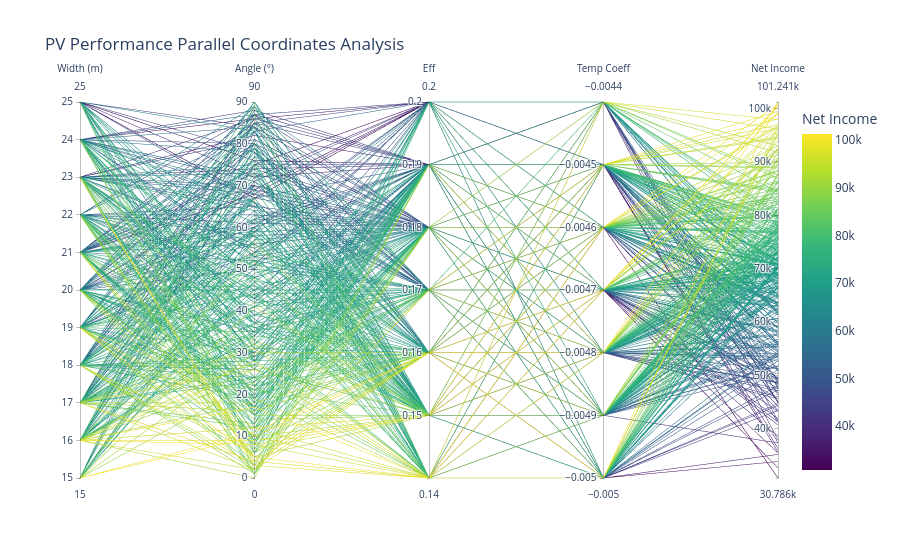

Here is the notebook cell this chart was saved with:
### Markdown cell above
parallel coordinate

### Code cell
import sqlite3
import pandas as pd
import plotly.express as px

# ===== 1. 加载数据 =====
db_path = r"E:\Research\GEG\PV_RESU.db"
conn = sqlite3.connect(db_path)
df = pd.read_sql_query("SELECT * FROM resu", conn)
conn.close()

# 为了让图表更清晰，我们可以给列名换成更易读的标签
# 如果 ID 列对分析没意义，可以剔除
plot_df = df[['Width_Building', 'Angle_PV', 'Module_Efficiency', 
              'Temperature_Coefficient', 'Netto']]

# ===== 3. 创建平行坐标图 =====
fig = px.parallel_coordinates(
    plot_df, 
    color="Netto",  # 以 Netto 作为颜色映射，一眼分出好坏
    labels={
        "Width_Building": "Width (m)",
        "Angle_PV": "Angle (°)",
        "Module_Efficiency": "Eff",
        "Temperature_Coefficient": "Temp Coeff",        
        "Netto": "Net Income"
    },
    color_continuous_scale=px.colors.sequential.Viridis, # 使用 Viridis 色带
    title="PV Performance Parallel Coordinates Analysis"
)

# 显示图表
fig.show()

### Figure 1 — Plotly figure (JSON) as saved in the notebook; plotly's stock layout.template omitted (floating-point values rounded to 4 significant figures; data arrays with more than 128 entries replaced by an {"elided": "..."} marker saying what was removed)
{"data": [{"dimensions": [{"label": "Width (m)", "values": {"elided": "403 float values"}}, {"label": "Angle (°)", "values": {"elided": "403 float values"}}, {"label": "Eff", "values": {"elided": "403 float values"}}, {"label": "Temp Coeff", "values": {"elided": "403 float values"}}, {"label": "Net Income", "values": {"elided": "403 float values"}}], "domain": {"x": [0, 1], "y": [0, 1]}, "line": {"color": {"elided": "403 float values"}, "coloraxis": "coloraxis"}, "name": "", "type": "parcoords"}], "layout": {"coloraxis": {"colorbar": {"title": {"text": "Net Income"}}, "colorscale": [[0, "#440154"], [0.1111, "#482878"], [0.2222, "#3e4989"], [0.3333, "#31688e"], [0.4444, "#26828e"], [0.5556, "#1f9e89"], [0.6667, "#35b779"], [0.7778, "#6ece58"], [0.8889, "#b5de2b"], [1, "#fde725"]]}, "legend": {"tracegroupgap": 0}, "title": {"text": "PV Performance Parallel Coordinates Analysis"}}}
